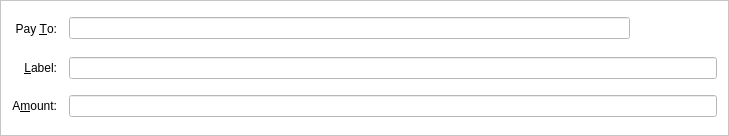
<?xml version="1.0" encoding="UTF-8"?>
<ui version="4.0">
 <class>SendCoinsEntry</class>
 <widget class="QFrame" name="SendCoinsEntry">
  <property name="geometry">
   <rect>
    <x>0</x>
    <y>0</y>
    <width>729</width>
    <height>136</height>
   </rect>
  </property>
  <property name="maximumSize">
   <size>
    <width>16777215</width>
    <height>390</height>
   </size>
  </property>
  <property name="windowTitle">
   <string>Form</string>
  </property>
  <property name="styleSheet">
   <string notr="true">background-color: white;</string>
  </property>
  <property name="frameShape">
   <enum>QFrame::StyledPanel</enum>
  </property>
  <property name="frameShadow">
   <enum>QFrame::Sunken</enum>
  </property>
  <layout class="QGridLayout" name="gridLayout">
   <property name="spacing">
    <number>12</number>
   </property>
   <item row="5" column="0">
    <widget class="QLabel" name="label">
     <property name="text">
      <string>A&amp;mount:</string>
     </property>
     <property name="alignment">
      <set>Qt::AlignRight|Qt::AlignTrailing|Qt::AlignVCenter</set>
     </property>
     <property name="buddy">
      <cstring>payAmount</cstring>
     </property>
    </widget>
   </item>
   <item row="3" column="0">
    <widget class="QLabel" name="label_2">
     <property name="text">
      <string>Pay &amp;To:</string>
     </property>
     <property name="alignment">
      <set>Qt::AlignRight|Qt::AlignTrailing|Qt::AlignVCenter</set>
     </property>
     <property name="buddy">
      <cstring>payTo</cstring>
     </property>
    </widget>
   </item>
   <item row="5" column="1">
    <widget class="BitcoinAmountField" name="payAmount"/>
   </item>
   <item row="4" column="0">
    <widget class="QLabel" name="label_4">
     <property name="text">
      <string>&amp;Label:</string>
     </property>
     <property name="alignment">
      <set>Qt::AlignRight|Qt::AlignTrailing|Qt::AlignVCenter</set>
     </property>
     <property name="buddy">
      <cstring>addAsLabel</cstring>
     </property>
    </widget>
   </item>
   <item row="3" column="1">
    <layout class="QHBoxLayout" name="payToLayout">
     <property name="spacing">
      <number>0</number>
     </property>
     <item>
      <widget class="QValidatedLineEdit" name="payTo">
       <property name="toolTip">
        <string>The address to send the payment to (e.g. YD4QQy97AftstTofTR3vdUD2pLkt3K4Z77)</string>
       </property>
       <property name="maxLength">
        <number>34</number>
       </property>
      </widget>
     </item>
     <item>
      <widget class="QToolButton" name="addressBookButton">
       <property name="toolTip">
        <string>Choose address from address book</string>
       </property>
       <property name="styleSheet">
        <string notr="true">QToolButton {
	text-align:left;
	border: 0px solid gray;
	padding: 3px 5px 3px 5px;
}

QToolButton:pressed:flat {
	background-color: #D9D9D9;
}

QToolButton:hover {
	background-color: #D9D9D9;
}</string>
       </property>
       <property name="text">
        <string/>
       </property>
       <property name="icon">
        <iconset resource="../bitcoin.qrc">
         <normaloff>:/icons/address-book</normaloff>:/icons/address-book</iconset>
       </property>
       <property name="shortcut">
        <string>Alt+A</string>
       </property>
      </widget>
     </item>
     <item>
      <widget class="QToolButton" name="pasteButton">
       <property name="toolTip">
        <string>Paste address from clipboard</string>
       </property>
       <property name="styleSheet">
        <string notr="true">QToolButton {
	text-align:left;
	border: 0px solid gray;
	padding: 3px 5px 3px 5px;
}

QToolButton:pressed:flat {
	background-color: #D9D9D9;
}

QToolButton:hover {
	background-color: #D9D9D9;
}</string>
       </property>
       <property name="text">
        <string/>
       </property>
       <property name="icon">
        <iconset resource="../bitcoin.qrc">
         <normaloff>:/icons/editpaste</normaloff>:/icons/editpaste</iconset>
       </property>
       <property name="shortcut">
        <string>Alt+P</string>
       </property>
      </widget>
     </item>
     <item>
      <widget class="QToolButton" name="deleteButton">
       <property name="toolTip">
        <string>Remove this recipient</string>
       </property>
       <property name="styleSheet">
        <string notr="true">QToolButton {
	text-align:left;
	border: 0px solid gray;
	padding: 3px 5px 3px 5px;
}

QToolButton:pressed:flat {
	background-color: #D9D9D9;
}

QToolButton:hover {
	background-color: #D9D9D9;
}</string>
       </property>
       <property name="text">
        <string/>
       </property>
       <property name="icon">
        <iconset resource="../bitcoin.qrc">
         <normaloff>:/icons/remove</normaloff>:/icons/remove</iconset>
       </property>
      </widget>
     </item>
    </layout>
   </item>
   <item row="4" column="1">
    <widget class="QValidatedLineEdit" name="addAsLabel">
     <property name="toolTip">
      <string>Enter a label for this address to add it to your address book</string>
     </property>
    </widget>
   </item>
  </layout>
 </widget>
 <customwidgets>
  <customwidget>
   <class>QValidatedLineEdit</class>
   <extends>QLineEdit</extends>
   <header>qvalidatedlineedit.h</header>
  </customwidget>
  <customwidget>
   <class>BitcoinAmountField</class>
   <extends>QLineEdit</extends>
   <header>bitcoinamountfield.h</header>
   <container>1</container>
  </customwidget>
 </customwidgets>
 <resources>
  <include location="../bitcoin.qrc"/>
 </resources>
 <connections/>
</ui>
